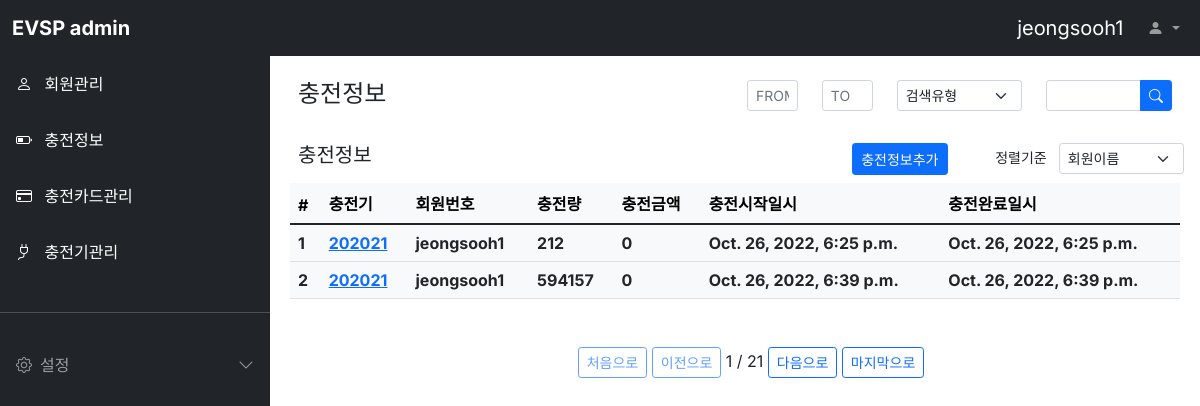
Page /charginginfo/ (signed in) on the committed database.
### charginginfo/models.py (models this page shows)
class Charginginfo(models.Model):
  cpnumber = models.CharField(max_length=64, verbose_name='충전기번호')
  userid = models.CharField(max_length=64, verbose_name='회원아이디')
  energy = models.IntegerField(verbose_name='충전량')
  amount = models.IntegerField(verbose_name='충전금액')
  start_dttm = models.DateTimeField(auto_now_add=False, verbose_name='충전시작일시')
  end_dttm = models.DateTimeField(auto_now_add=False, verbose_name='충전완료일시')
  class Meta:
    db_table = 'evsp_charginginfo'
    verbose_name = '충전정보'
    verbose_name_plural = '충전정보'

### charginginfo/views.py (the view)
# urls.py: path('charginginfo/', CharginginfoList.as_view()),
class CharginginfoList(ListView):
  model = Charginginfo
  template_name='charginginfo.html'
  context_object_name = 'charginginfoList'
  paginate_by = 2
  queryset = Charginginfo.objects.all()
  def get_context_data(self, **kwargs):
    context = super().get_context_data(**kwargs)
    user_id = self.request.session['user']
    context['loginuser'] = user_id
    return context

### charginginfo/templates/charginginfo.html (shortened to what this page needs)
{% extends "base.html" %}
{% block head %}
<link rel="stylesheet" href="//code.jquery.com/ui/1.13.2/themes/base/jquery-ui.css">
{% endblock %}
{% block contents %}
<div class="row mt-3 mx-3">
  <div class="col-md-6 fw-bold"><h4>충전정보</h4></div>
  <div class="col-md-1">
    <form>
      <div class="input-group input-group-sm" id="datepicket1">
        <input type="text" id="date-picker1" class="form-control" placeholder="FROM" />
      </div>
    </form>
  </div>
  <div class="col-md-1">
    <form>
      <div class="input-group input-group-sm" id="datepicket2">
        <input type="text" id="date-picker2" class="form-control" placeholder="TO" />
      </div>
    </form>
  </div>
  <div class="col-md-2">
    <select class="form-select form-select-sm" aria-label="Default select example">
      <option selected>검색유형</option>
    </select>
  </div>
  <div class="col-md-2">
    <form>
      <div class="input-group input-group-sm">
        <input type="text" class="form-control" placeholder="" aria-label="Recipient's username" aria-describedby="button-addon2">
        <button class="btn btn-primary" type="button" id="button-addon2">
          <i class="bi bi-search"></i>
        </button>
      </div>
    </form>
  </div>
</div>
<div class="row mt-3 mx-3">
  <div class="col-md-6 fw-bold"><h5>충전정보</h5></div>
  <div class="col-md-3 d-grid justify-content-md-end">
    <button class="btn btn-primary btn-sm"
      onclick="location.href='/charginginfo/register/'">충전정보추가
    </button>
  </div>
  <div class="col-md-3">
    <div class="row justify-content-end">
      <label class="col form-select-sm text-end">정렬기준</label>
      <select class="col form-select form-select-sm" aria-label="Default select example">
        <option selected>회원이름</option>
      </select>
    </div>
  </div>
</div>
<div class="row mt-2 mx-2">
  <div class="col-12">
    <table class="table table-light">
      <thead class="thead-light">
        <tr>
          <th scope="col">#</th>
          <th scope="col">충전기</th>
          <th scope="col">회원번호</th>
          <th scope="col">충전량</th>
          <th scope="col">충전금액</th>
          <th scope="col">충전시작일시</th>
          <th scope="col">충전완료일시</th>
        </tr>
      </thead>
      <tbody class="text-dark">
        {% for charginginfo in charginginfoList %}
        <tr>
          <th scope="row">{{ charginginfo.id }}</th>
          <th><a href="/charginginfo/{{ charginginfo.id }}">{{ charginginfo.cpnumber }}</a></th>
          <th>{{ charginginfo.userid }}</th>
          <th>{{ charginginfo.energy }}</th>
          <th>{{ charginginfo.amount }}</th>
          <th>{{ charginginfo.start_dttm }}</th>
          <th>{{ charginginfo.end_dttm }}</th>
        </tr>
        {% endfor %}
      </tbody>
    </table>
    <div class="pagination justify-content-center mt-5">
      <ul class="step-links">
        {% if page_obj.has_previous %}
        <a class="btn btn-sm btn-outline-primary" href="?page=1">처음으로</a>
        <a class="btn btn-sm btn-outline-primary" href="?page={{ page_obj.previous_page_number }}">이전으로</a>
        {% else %}
        <a class="btn btn-sm btn-outline-primary disabled" href="#">처음으로</a>
        <a class="btn btn-sm btn-outline-primary disabled" href="#">이전으로</a>
        {% endif %}
      <span class="current">
        {{ page_obj.number }} / {{ page_obj.paginator.num_pages }}
      </span>
        {% if page_obj.has_next %}
        <a class="btn btn-sm btn-outline-primary" href="?page={{ page_obj.next_page_number }}">다음으로</a>
        <a class="btn btn-sm btn-outline-primary" href="?page={{ page_obj.paginator.num_pages }}">마지막으로</a>
        {% else %}
        <a class="btn btn-sm btn-outline-primary disabled" href="#">다음으로</a>
        <a class="btn btn-sm btn-outline-primary disabled" href="#">마지막으로</a>
        {% endif %}
      </ul>
    </div>
  </div>
</div>
{% endblock %}

### static/style.css (style rules this page uses)
body, button { font-family: "Inter", sans-serif; }
:root { --offcanvas-width: 270px; --topNavbarHeight: 56px; }
@media (min-width: 992px) { body { overflow: auto !important; } }

### rows in the picture
Charginginfo: id "1", cpnumber "202021", userid "jeongsooh1", energy "212", amount "0", start_dttm "Oct. 26, 2022, 6:25 p.m.", end_dttm "Oct. 26, 2022, 6:25 p.m."
Charginginfo: id "2", cpnumber "202021", userid "jeongsooh1", energy "594157", amount "0", start_dttm "Oct. 26, 2022, 6:39 p.m.", end_dttm "Oct. 26, 2022, 6:39 p.m."

### other values in the picture
{{ loginuser }} "jeongsooh1"
{{ page_obj.number }} "1"
{{ page_obj.paginator.num_pages }} "21"
